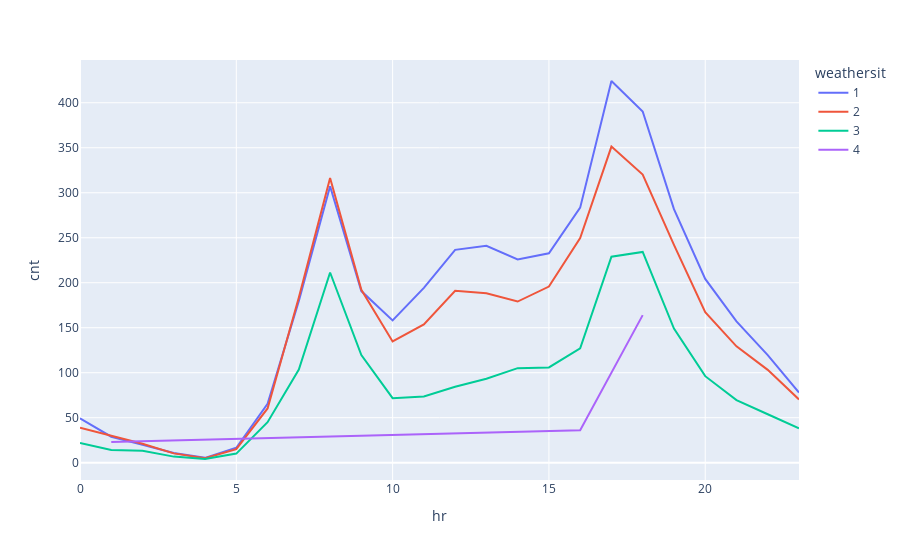

This figure's notebook cell:
### Markdown cell above
### Comportamiento por weathersit

### Code cell
df_0_1 = df_0[['weathersit', 'hr', 'cnt']].groupby(['weathersit', 'hr']).mean().reset_index()
px.line(df_0_1, x='hr', y='cnt', color='weathersit')

### Figure 1 — Plotly figure (JSON) as saved in the notebook; plotly's stock layout.template omitted (floating-point values rounded to 4 significant figures)
{"data": [{"hovertemplate": "weathersit=1<br>hr=%{x}<br>cnt=%{y}<extra></extra>", "legendgroup": "1", "line": {"color": "#636efa", "dash": "solid"}, "marker": {"symbol": "circle"}, "mode": "lines", "name": "1", "orientation": "v", "showlegend": true, "type": "scatter", "x": [0, 1, 2, 3, 4, 5, 6, 7, 8, 9, 10, 11, 12, 13, 14, 15, 16, 17, 18, 19, 20, 21, 22, 23], "xaxis": "x", "y": [49.31, 28.88, 19.97, 10.82, 5.381, 16.65, 65.44, 179.7, 307.2, 190.7, 158.2, 194.3, 236.6, 241.0, 225.9, 232.8, 283.4, 424.2, 390.4, 281.8, 204.3, 157.1, 119.6, 77.97], "yaxis": "y"}, {"hovertemplate": "weathersit=2<br>hr=%{x}<br>cnt=%{y}<extra></extra>", "legendgroup": "2", "line": {"color": "#EF553B", "dash": "solid"}, "marker": {"symbol": "circle"}, "mode": "lines", "name": "2", "orientation": "v", "showlegend": true, "type": "scatter", "x": [0, 1, 2, 3, 4, 5, 6, 7, 8, 9, 10, 11, 12, 13, 14, 15, 16, 17, 18, 19, 20, 21, 22, 23], "xaxis": "x", "y": [38.87, 29.89, 21.03, 10.34, 5.09, 15.1, 60.33, 183.7, 316.5, 192.2, 134.8, 153.6, 191.1, 188.3, 179.1, 195.8, 249.7, 351.3, 320.3, 242, 167.3, 129.3, 103.2, 70.25], "yaxis": "y"}, {"hovertemplate": "weathersit=3<br>hr=%{x}<br>cnt=%{y}<extra></extra>", "legendgroup": "3", "line": {"color": "#00cc96", "dash": "solid"}, "marker": {"symbol": "circle"}, "mode": "lines", "name": "3", "orientation": "v", "showlegend": true, "type": "scatter", "x": [0, 1, 2, 3, 4, 5, 6, 7, 8, 9, 10, 11, 12, 13, 14, 15, 16, 17, 18, 19, 20, 21, 22, 23], "xaxis": "x", "y": [21.79, 14.1, 13.16, 6.767, 4.111, 10.13, 45.05, 103.5, 211.4, 119.7, 71.68, 73.5, 84.33, 93.36, 105.1, 105.8, 127, 228.9, 234.3, 149.1, 96.17, 69.64, 53.84, 38.2], "yaxis": "y"}, {"hovertemplate": "weathersit=4<br>hr=%{x}<br>cnt=%{y}<extra></extra>", "legendgroup": "4", "line": {"color": "#ab63fa", "dash": "solid"}, "marker": {"symbol": "circle"}, "mode": "lines", "name": "4", "orientation": "v", "showlegend": true, "type": "scatter", "x": [1, 16, 18], "xaxis": "x", "y": [23, 36, 164], "yaxis": "y"}], "layout": {"legend": {"title": {"text": "weathersit"}, "tracegroupgap": 0}, "margin": {"t": 60}, "xaxis": {"anchor": "y", "domain": [0, 1], "title": {"text": "hr"}}, "yaxis": {"anchor": "x", "domain": [0, 1], "title": {"text": "cnt"}}}}
